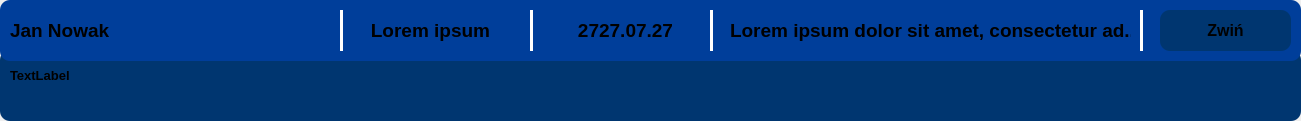
<?xml version="1.0" encoding="UTF-8"?>
<ui version="4.0">
 <class>mailItem</class>
 <widget class="QWidget" name="mailItem">
  <property name="geometry">
   <rect>
    <x>0</x>
    <y>0</y>
    <width>1301</width>
    <height>121</height>
   </rect>
  </property>
  <property name="windowTitle">
   <string>Form</string>
  </property>
  <widget class="QFrame" name="frame_26">
   <property name="geometry">
    <rect>
     <x>0</x>
     <y>50</y>
     <width>1301</width>
     <height>71</height>
    </rect>
   </property>
   <property name="minimumSize">
    <size>
     <width>1301</width>
     <height>71</height>
    </size>
   </property>
   <property name="styleSheet">
    <string notr="true">background-color: rgb(0, 54, 112);
border-radius: 10px;</string>
   </property>
   <property name="frameShape">
    <enum>QFrame::Shape::StyledPanel</enum>
   </property>
   <property name="frameShadow">
    <enum>QFrame::Shadow::Raised</enum>
   </property>
   <widget class="QLabel" name="mailDetails">
    <property name="geometry">
     <rect>
      <x>10</x>
      <y>10</y>
      <width>1281</width>
      <height>31</height>
     </rect>
    </property>
    <property name="minimumSize">
     <size>
      <width>1281</width>
      <height>31</height>
     </size>
    </property>
    <property name="font">
     <font>
      <pointsize>10</pointsize>
      <bold>true</bold>
     </font>
    </property>
    <property name="text">
     <string>TextLabel</string>
    </property>
   </widget>
  </widget>
  <widget class="QFrame" name="frame">
   <property name="geometry">
    <rect>
     <x>0</x>
     <y>0</y>
     <width>1301</width>
     <height>61</height>
    </rect>
   </property>
   <property name="styleSheet">
    <string notr="true">background-color: rgb(0, 62, 154);
border-radius: 10px;
</string>
   </property>
   <property name="frameShape">
    <enum>QFrame::Shape::StyledPanel</enum>
   </property>
   <property name="frameShadow">
    <enum>QFrame::Shadow::Raised</enum>
   </property>
   <widget class="QLabel" name="mailSender">
    <property name="geometry">
     <rect>
      <x>10</x>
      <y>10</y>
      <width>311</width>
      <height>41</height>
     </rect>
    </property>
    <property name="font">
     <font>
      <pointsize>14</pointsize>
      <bold>true</bold>
     </font>
    </property>
    <property name="layoutDirection">
     <enum>Qt::LayoutDirection::LeftToRight</enum>
    </property>
    <property name="styleSheet">
     <string notr="true">background-color: rgb(0, 62, 154);
border-radius: 10px;
</string>
    </property>
    <property name="text">
     <string>Jan Nowak</string>
    </property>
    <property name="textFormat">
     <enum>Qt::TextFormat::RichText</enum>
    </property>
    <property name="alignment">
     <set>Qt::AlignmentFlag::AlignLeading|Qt::AlignmentFlag::AlignLeft|Qt::AlignmentFlag::AlignVCenter</set>
    </property>
   </widget>
   <widget class="Line" name="line_24">
    <property name="geometry">
     <rect>
      <x>340</x>
      <y>10</y>
      <width>3</width>
      <height>41</height>
     </rect>
    </property>
    <property name="styleSheet">
     <string notr="true">background-color: white;</string>
    </property>
    <property name="orientation">
     <enum>Qt::Orientation::Vertical</enum>
    </property>
   </widget>
   <widget class="QLabel" name="mailTitle">
    <property name="geometry">
     <rect>
      <x>350</x>
      <y>10</y>
      <width>161</width>
      <height>41</height>
     </rect>
    </property>
    <property name="font">
     <font>
      <pointsize>14</pointsize>
      <bold>true</bold>
     </font>
    </property>
    <property name="layoutDirection">
     <enum>Qt::LayoutDirection::LeftToRight</enum>
    </property>
    <property name="styleSheet">
     <string notr="true">background-color: rgb(0, 62, 154);
border-radius: 10px;
</string>
    </property>
    <property name="text">
     <string>Lorem ipsum</string>
    </property>
    <property name="textFormat">
     <enum>Qt::TextFormat::RichText</enum>
    </property>
    <property name="alignment">
     <set>Qt::AlignmentFlag::AlignCenter</set>
    </property>
   </widget>
   <widget class="Line" name="line_8">
    <property name="geometry">
     <rect>
      <x>530</x>
      <y>10</y>
      <width>3</width>
      <height>41</height>
     </rect>
    </property>
    <property name="styleSheet">
     <string notr="true">background-color: white;</string>
    </property>
    <property name="orientation">
     <enum>Qt::Orientation::Vertical</enum>
    </property>
   </widget>
   <widget class="QLabel" name="date">
    <property name="geometry">
     <rect>
      <x>540</x>
      <y>10</y>
      <width>171</width>
      <height>41</height>
     </rect>
    </property>
    <property name="font">
     <font>
      <pointsize>14</pointsize>
      <bold>true</bold>
     </font>
    </property>
    <property name="layoutDirection">
     <enum>Qt::LayoutDirection::LeftToRight</enum>
    </property>
    <property name="styleSheet">
     <string notr="true">background-color: rgb(0, 62, 154);
border-radius: 10px;
</string>
    </property>
    <property name="text">
     <string>2727.07.27</string>
    </property>
    <property name="textFormat">
     <enum>Qt::TextFormat::RichText</enum>
    </property>
    <property name="alignment">
     <set>Qt::AlignmentFlag::AlignCenter</set>
    </property>
   </widget>
   <widget class="Line" name="line_9">
    <property name="geometry">
     <rect>
      <x>710</x>
      <y>10</y>
      <width>3</width>
      <height>41</height>
     </rect>
    </property>
    <property name="styleSheet">
     <string notr="true">background-color: white;</string>
    </property>
    <property name="orientation">
     <enum>Qt::Orientation::Vertical</enum>
    </property>
   </widget>
   <widget class="QLabel" name="textShort">
    <property name="geometry">
     <rect>
      <x>730</x>
      <y>10</y>
      <width>401</width>
      <height>41</height>
     </rect>
    </property>
    <property name="font">
     <font>
      <pointsize>14</pointsize>
      <bold>true</bold>
     </font>
    </property>
    <property name="layoutDirection">
     <enum>Qt::LayoutDirection::LeftToRight</enum>
    </property>
    <property name="styleSheet">
     <string notr="true">background-color: rgb(0, 62, 154);</string>
    </property>
    <property name="text">
     <string>Lorem ipsum dolor sit amet, consectetur ad...</string>
    </property>
    <property name="textFormat">
     <enum>Qt::TextFormat::RichText</enum>
    </property>
    <property name="alignment">
     <set>Qt::AlignmentFlag::AlignCenter</set>
    </property>
   </widget>
   <widget class="Line" name="line_12">
    <property name="geometry">
     <rect>
      <x>1140</x>
      <y>10</y>
      <width>3</width>
      <height>41</height>
     </rect>
    </property>
    <property name="styleSheet">
     <string notr="true">background-color: white;</string>
    </property>
    <property name="orientation">
     <enum>Qt::Orientation::Vertical</enum>
    </property>
   </widget>
   <widget class="QPushButton" name="mailButton">
    <property name="geometry">
     <rect>
      <x>1160</x>
      <y>10</y>
      <width>131</width>
      <height>41</height>
     </rect>
    </property>
    <property name="font">
     <font>
      <pointsize>12</pointsize>
      <bold>true</bold>
     </font>
    </property>
    <property name="styleSheet">
     <string notr="true">background-color: rgb(0, 54, 112);
border-radius: 10px;</string>
    </property>
    <property name="text">
     <string>Zwiń</string>
    </property>
   </widget>
  </widget>
 </widget>
 <resources/>
 <connections/>
</ui>
